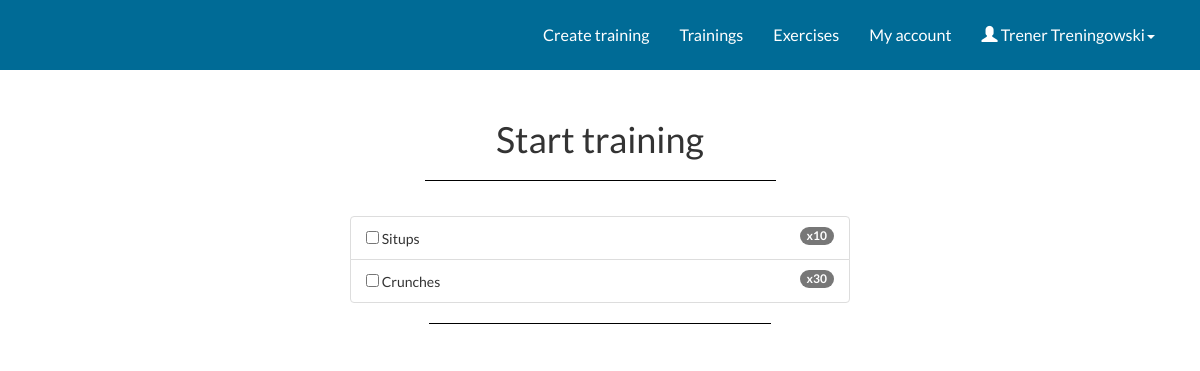
Screenshot of /start_training3.php?id=1 (signed in) with the database file from the repository.
### tables this page shows
CREATE TABLE Series
(
ID INTEGER NOT NULL AUTO_INCREMENT,
ID_Exercise INTEGER,
Repetition INTEGER,
Duration FLOAT(4),
Series_load FLOAT(4),
CONSTRAINT Series_PK PRIMARY KEY (ID),
CONSTRAINT Series_ID_Exercise_FK FOREIGN KEY (ID_Exercise) REFERENCES Exercises(ID)
);

CREATE TABLE Exercises
(
ID INTEGER NOT NULL AUTO_INCREMENT,
Name VARCHAR(20),
ID_Exercise_type INTEGER,
Calories_burning_rate INTEGER,
Equipment VARCHAR(100),
Permanent INTEGER,
ID_User INTEGER,
CONSTRAINT Exercises_PK PRIMARY KEY(ID),
CONSTRAINT Exercises_Name_User_ID_U UNIQUE (Name, ID_User),
CONSTRAINT EXercises_ID_Exercise_type FOREIGN KEY (ID_Exercise_type) REFERENCES Exercise_types(ID),
CONSTRAINT Exercises_ID_User FOREIGN KEY (ID_User) REFERENCES Users(ID)
);

### start_training3.php (the view, shortened to what this page needs)
<!DOCTYPE html>
<html lang="en">
<head>
	<link rel="stylesheet" href="https://maxcdn.bootstrapcdn.com/bootstrap/3.3.7/css/bootstrap.min.css">
 	<link rel="stylesheet" type="text/css" href="main.css">
</head>
<body>
 <?php include 'topbar.php';?>
<div class="panel-heading">
    <div class="panel-title text-center">
    	<h1 class="title">Start training </h1>
    </div>
</div>
<div class="container" align="center">
 	<ul class="list-group">
		<?php
			require_once "connect.php";
			$id_session = $_GET['id'];
			try
			{
				$connection = new mysqli($host, $db_user, $db_password, $db_name);
				if ($connection->connect_errno!=0)
				{
					throw new Exception(mysqli_connect_errno());
				}
				else
				{
					$result = $connection->query("SELECT s.ID, e.Name, s.Repetition, s.Duration, s.Series_load FROM Series s INNER JOIN Exercises e ON s.ID_Exercise = e.ID INNER JOIN Training_session_Series tss ON s.ID = tss.ID_Series INNER JOIN Training_session ts ON ts.ID = tss.ID_Training_session WHERE ts.ID = '$id_session'");
				}
				$i=1;
				while ($row = $result -> fetch_assoc())
				{
					$id_series = $row['ID'];
					$name = $row['Name'];
					$repetition = $row['Repetition'];
					echo "<li class=\"list-group-item pending justify-content-between\" style = \"text-align:left;\">".
					"<input class=\"chk_pending\" align = \"\" type=\"checkbox\" name=\"".$id_series."_pending\" onclick = \"showHide(".$i.",1)\">  ".$name;
							if($repetition != NULL)
							{
								echo "<span class=\"badge badge-default badge-pill\">x".$repetition."</span>";
							}
							echo "</li>";
							$i++;
				}
			}
			catch(Exception $e)
			{
				echo '<span style="color:red;">Server error</span>';
				echo '<br />Information for developers: '.$e;
			}
		?>
	</ul>
</div>
</body>
</html>

### main.css (style rules this page uses)
html, body { font-family: 'Lato', serif; background-color: #fff; }
input, input::-webkit-input-placeholder { font-size: 11px; padding-top: 3px; }
.list-group { max-width: 500px; min-width: 300px; margin-top: 15px; }
.panel-heading { padding-bottom: 0; }

### start_training3.php (style rules this page uses)
.pending { display: block; }

### rows the page displays
series: ID_Exercise.Name "Situps", Repetition "10"
series: ID_Exercise.Name "Crunches", Repetition "30"

### other values shown
$_SESSION["name"] "Trener"
$_SESSION["surname"] "Treningowski"
